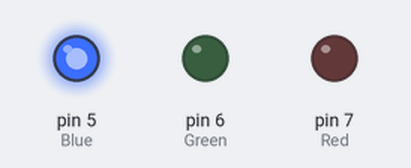
The sketch below on a simulated Arduino Uno, built with avr-gcc and run on an emulated ATmega328P. Shown: output pins drawn as LEDs (lit = HIGH).

Above: at 0.2 s.
At 2.2 s:
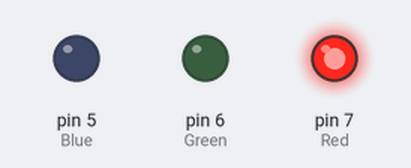
At 5.0 s:
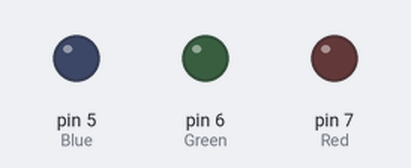
At 8.7 s:
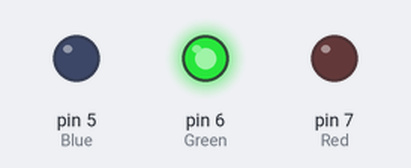
Timing chart, 0 to 9.8 s (numbered marks = the images above):
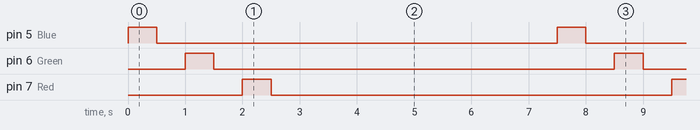

The sketch:

Exercise_I_1_.ino
```cpp
// ThreeColorTest.ino
// 4105054025、鄭琮寶

const byte Red = 7;
const byte Green = 6;
const byte Blue = 5;

void setup() {
	pinMode(Red, OUTPUT);
	pinMode(Green, OUTPUT);
	pinMode(Blue, OUTPUT);

}

void loop() {
	digitalWrite(Blue, HIGH);  // 亮 Blue
	delay(500);
	digitalWrite(Blue, LOW);   // 暗 Blue
	delay(500);
	digitalWrite(Green, HIGH); // 亮 Green
	delay(500);
	digitalWrite(Green, LOW);  // 暗 Green
	delay(500);
	digitalWrite(Red, HIGH);   // 亮 Red
	delay(500);
	digitalWrite(Red, LOW);    // 暗 Red
	delay(5000);

}
```

Measured:
- by itself, pin 5 (Blue), pin 6 (Green), pin 7 (Red): alternates HIGH for 0.50 s and LOW for 7.0 s
- by itself, everything shown: repeats every 7.5 s, in 6 steps
